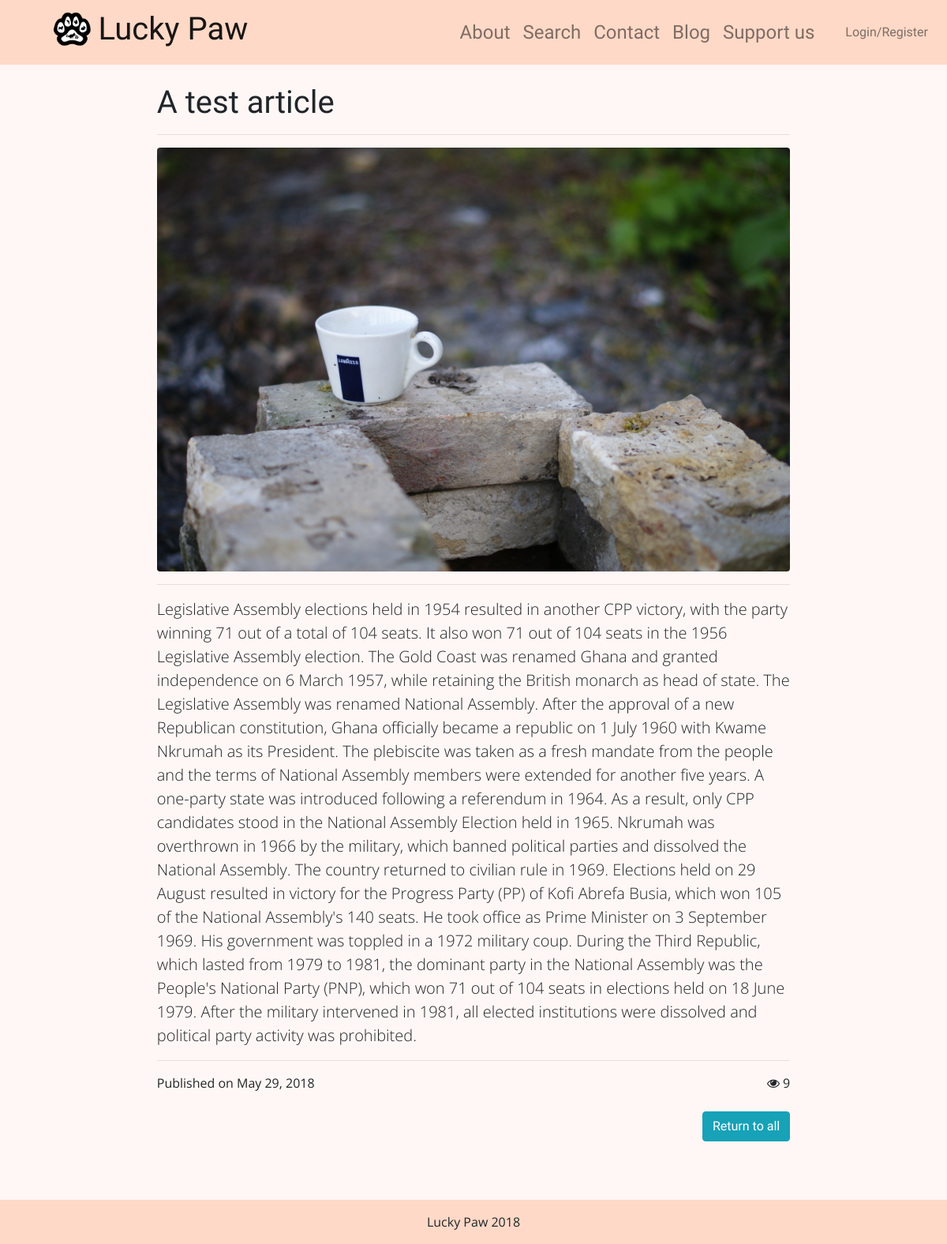
The app's page /article/1/ with its own data.
### app/models.py (models this page shows, shortened)
class Article(models.Model):
    id = models.AutoField(primary_key=True)
    title = models.CharField(max_length=50, default='', blank=True)
    body = models.TextField()
    author = models.CharField(max_length=50, default='', blank=True)
    photo = models.ImageField(upload_to=article_directory_path, default='articles/article_default_image.jpg')
    date_published = models.DateField(auto_now=True)
    view_count = models.IntegerField(default=0)

### app/views.py (the view)
# urls.py: path('article/<id>/', views.article, name='article'),
def article(request, id):
    article = get_object_or_404(models.Article, id=id)
    article.view_count += 1
    article.save()
    return render(request, 'app/article.html', { 'article': article })

### app/templates/app/article.html (shortened to what this page needs)
{% extends 'app/base.html' %}
{% load staticfiles %}
{% block content %}
<div class="container col-lg-9 pb-5">
      <h1 class="mt-4">{{ article.title }}</h1>
      <hr>
      <img class="img-fluid rounded" src="{{ article.photo.url }}" alt="">
      <hr>
      <p class="lead">{{ article.body }}</p>
<hr>
    <div>Published on {{ article.date_published }}  <span class="float-right"><i class="fa fa-eye"></i> {{ article.view_count }}</span></div>
    <div class="mt-4"><a class="btn btn-info float-right" href="{% url 'blog' %}">Return to all</a></div>
</div>
{% endblock %}

### app/static/css/base.css (style rules this page uses)
h1, h2, h3, h4, h5, h6, a, button { font-family: 'Handlee', cursive; }
body { background-color: #fff7f5; font-family: 'Open Sans', sans-serif; }
html { position: relative; min-height: 100%; }

### records on screen
Article: title "A test article", photo (picture), body "Legislative Assembly elections held in 1954 resulted in another CPP victory, with the party winning 71 out of a total of 104 seats. It also won 71 out of 104 seats in the 1956 Legislative Assembly election. The Gold Coast was renamed Ghana and granted independence on 6 March 1957, while retaining the British monarch as head of state. The Legislative Assembly was renamed National Assembly. After the approval of a new Republican constitution, Ghana officially became a republic on 1 July 1960 with Kwame Nkrumah as its President. The plebiscite was taken as a fresh mandate from the people and the terms of National Assembly members were extended for another five years. A one-party state was…", date_published "May 29, 2018", view_count "9"
